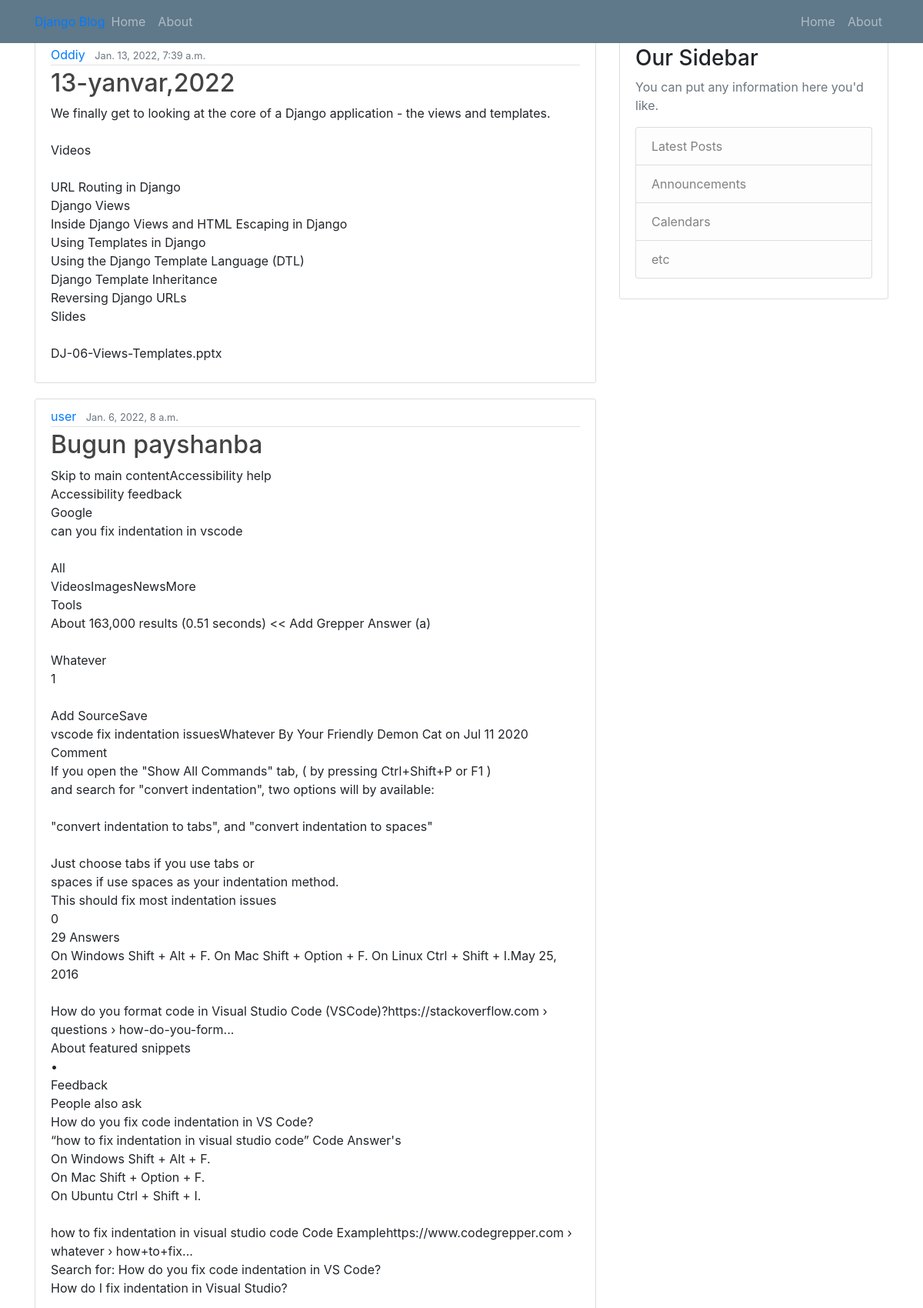
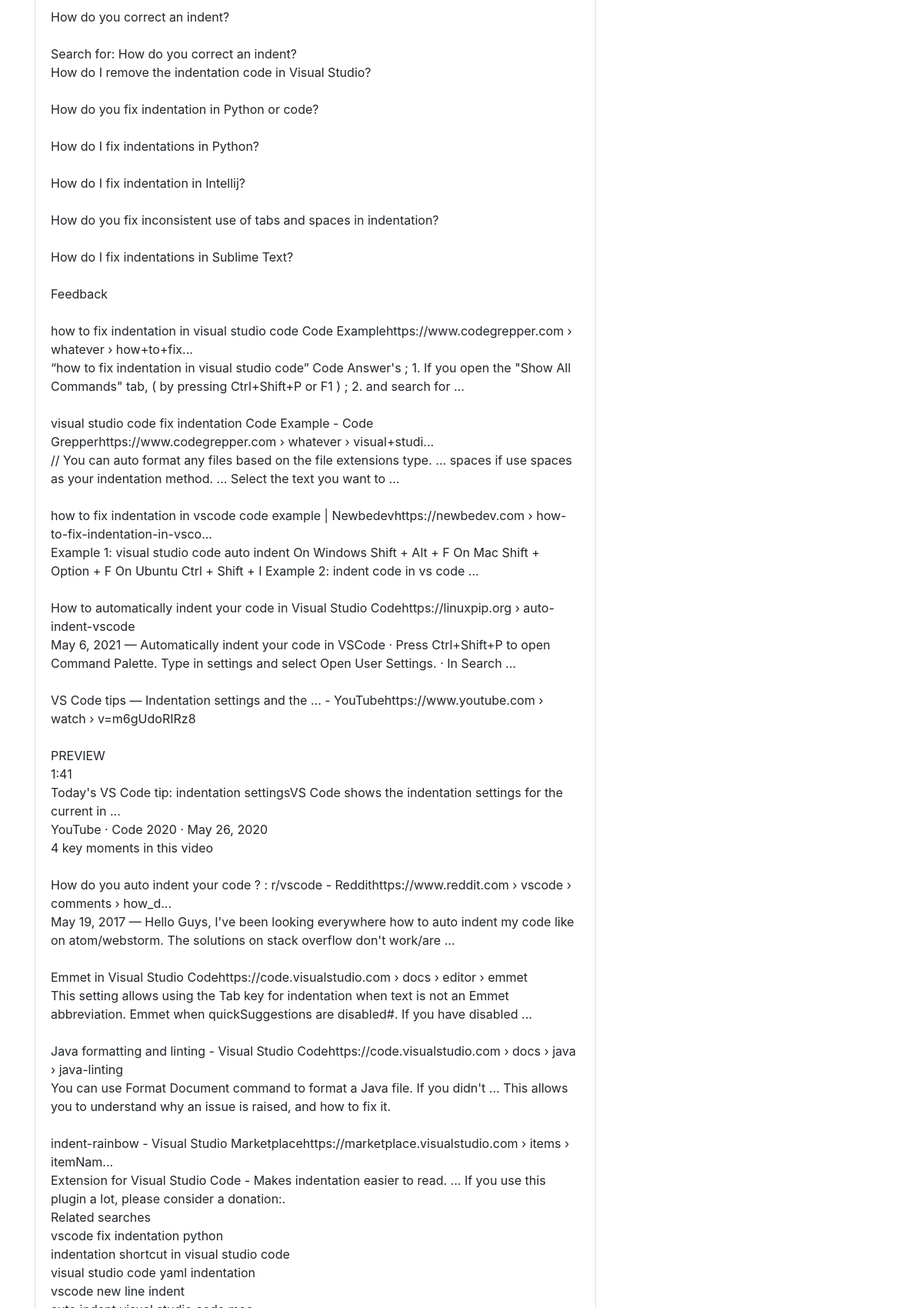
The page / (upper part) on the database its author committed (2 pictures, top to bottom).
### blog/models.py (models this page shows, shortened)
class Post(models.Model):
    title =models.CharField(max_length=100)
    content=models.TextField()
    date_posted = models.DateTimeField(default=timezone.now)
    author = models.ForeignKey(User,on_delete=models.CASCADE)

### blog/views.py (the view)
# urls.py: path('',PostListView.as_view(), name='blog-home'),
class PostListView(ListView):
    model = Post
    template_name = 'blog/home.html'
    context_object_name = 'posts'
    ordering = ['-date_posted']

### blog/templates/blog/home.html
{% extends "blog/base.html" %}
{% block content %}
    {% for post in posts %}
        <article class="media content-section">
          <div class="media-body">
            <div class="article-metadata">
              <a class="mr-2" href="#">{{ post.author }}</a>
              <small class="text-muted">{{ post.date_posted }}</small>
            </div>
            <h2><a class="article-title" href="#">{{ post.title }}</a></h2>
            <p class="article-content">{{ post.content }}</p>
          </div>
        </article>
    {% endfor %}
{% endblock content %}

### blog/static/blog/main.css (style rules this page uses)
body { background: #fafafa; color: #333333; margin-top: 5rem; }
h1, h2, h3, h4, h5, h6 { color: #444444; }
.content-section { background: #ffffff; padding: 10px 20px; border: 1px solid #dddddd; border-radius: 3px; margin-bottom: 20px; }
.article-title { color: #444444; }
.article-content { white-space: pre-line; }
.article-metadata { padding-bottom: 1px; margin-bottom: 4px; border-bottom: 1px solid #e3e3e3 }

### rows shown on the page
Post: author "Oddiy", date_posted "Jan. 13, 2022, 7:39 a.m.", title "13-yanvar,2022", content "We finally get to looking at the core of a Django application - the views and templates. Videos URL Routing in Django Django Views Inside Django Views and HTML Escaping in Django Using Templates in Django Using the Django Template Language (DTL) Django Template Inheritance Reversing Django URLs Slides DJ-06-Views-Templates.pptx"
Post: author "user", date_posted "Jan. 6, 2022, 8 a.m.", title "Bugun payshanba"
